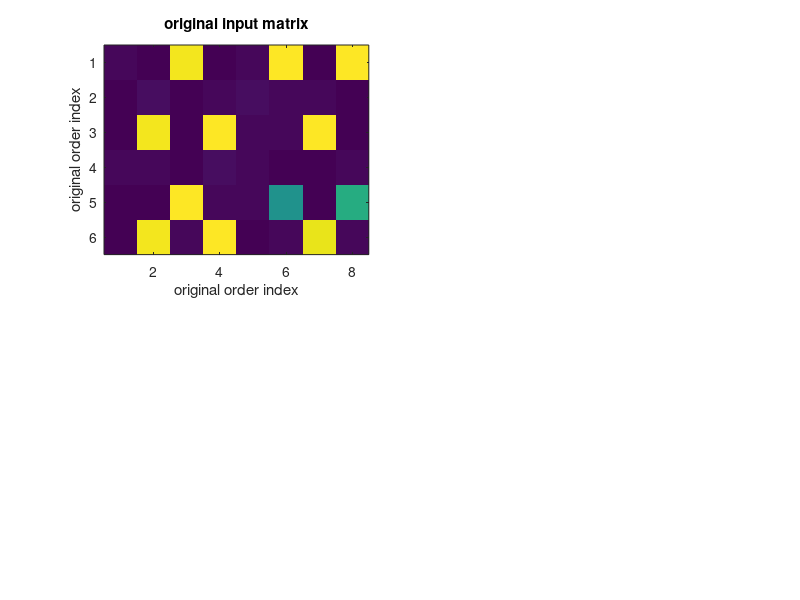
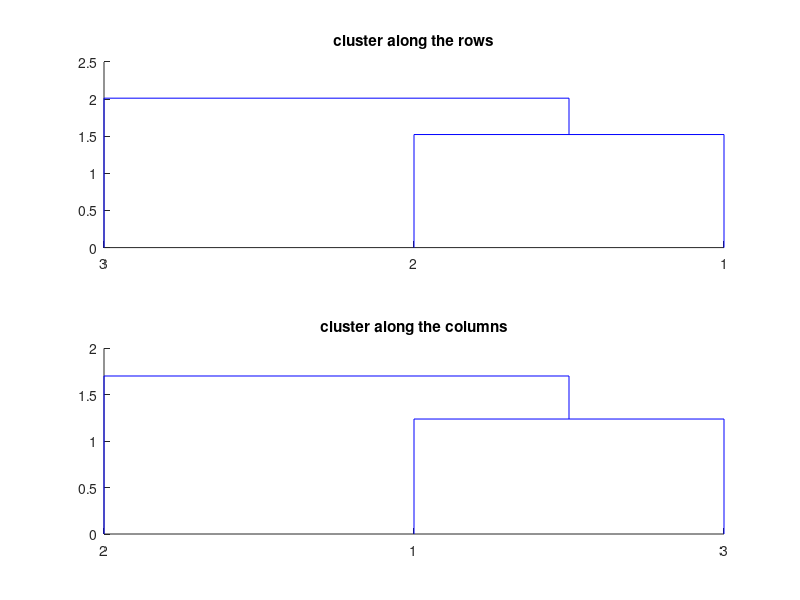

Write MATLAB code to recreate these figures, in order. (Note: this script raises an error after producing the figures.)
%% Biclustering
% The program shows how to make biclustering algorithm based on the
% hierarchical clustering algorithm. This can be done by first clustering
% along row, then column, or vice versa. However, this method does NOT
% provide the subspace of the data. So, it's awkward to call this simple
% method "subspace clustering". Nevertheless, the advantages of this simple
% method are 1) it's simple 2) hierarchical 3) the number of cluster can be
% determined exactly by the user.
%
% We show: 1) How to perform biclustering the data based on hierarchical
% clustering algorithm.
% 2) How to determine the number of cluster in both row and column direction.
% 3) How to get the permutation vector, and display the end results.
%
% Last updated: Thu, Nov 23, 2012
% =======================================
% Kittipat "Bot" Kampa
% kittipat@gmail.com
% Integrated Brain Imaging Center (IBIC)
% University of Washington
% =======================================

clear; close all; clc;
%% Load the data

% % -- Data 1 -- 
% x = zeros(150,10);
% % x_row = 1:15,16-18,19-80,81-105,106-125,126-150
% % x_col = 1:4,5-6,7-14,15-20
% x(1:15,7:10) = 1;
% x(1:15,11:14) = 0.6;
% x(16:18,5:6) = 0.6;
% x(19:80,1:4) = 0.4;
% x(81:105,7:14) = 0.8;
% x(106:125,15:20) = 1;
% x(126:150,1:4) = 0.5;

% -- data2 ---
x = [0 0 1 0 0 1 0 1;
     0 0 0 0 0 0 0 0;
     0 1 0 1 0 0 1 0;
     0 0 0 0 0 0 0 0;
     0 0 1 0 0 0.5 0 0.6;
     0 1 0 1 0 0 1 0];

A = x+0.01*randn(size(x)); 

figure(1); 
set(gcf, 'Position', get(0,'Screensize')); % Maximize figure.
subplot(2,2,1); imagesc(A); title('original input matrix');
xlabel('original order index'); ylabel('original order index');

%%
[numRow,numCol] = size(A);
row_name = 1:numRow; row_name = num2cell(row_name);
col_name = 1:numCol; col_name = num2cell(col_name);

%% Hierarchical clustering along the column
method = 'average';
metric = 'euclidean';
% agglomerative clustering along row
tree_row = linkage(A,method,metric);
% agglomerative clustering along column
tree_col = linkage(A',method,metric);

%% Now, let's group the rows and columns
% clustering row
k_row = 3; % number of the clusters on row
figure(2); 
subplot(2,1,1);
[~,T_row,perm_row] = dendrogram(tree_row,k_row);
title('cluster along the rows');

% clustering column
k_col = 3; % number of the clusters along the column
subplot(2,1,2);
[~,T_col,perm_col] = dendrogram(tree_col,k_col);
title('cluster along the columns');


% Get the permutation vector
[y_idx, y_label] = findPermutationIndex(1:numRow, T_row, perm_row );
[x_idx, x_label] = findPermutationIndex(1:numCol, T_col, perm_col );

%% Plot the result
figure(1);
% Plot the end-result cluster label for each row and column
subplot(2,2,2); imagesc(A);
set(gca,'YTick',1:numRow); set(gca,'YTickLabel',T_row); 
set(gca,'XTick',1:numCol); set(gca,'XTickLabel',T_col);
title('original input matrix');
xlabel('cluster index with original order');
ylabel('cluster index with original order');

% Rearrange the cluster according to the dendrogram
A_x = A(:,x_idx);
A_xy = A_x(y_idx,:);
subplot(2,2,3); imagesc(A_xy);
set(gca,'YTick',1:numRow); set(gca,'YTickLabel',row_name(y_idx)); 
set(gca,'XTick',1:numCol); set(gca,'XTickLabel',col_name(x_idx));
title('cluster rearranged by the denrogram');
xlabel('original index'); ylabel('original index');

subplot(2,2,4); imagesc(A_xy);
set(gca,'YTick',1:numRow); set(gca,'YTickLabel',T_row(y_idx)); 
set(gca,'XTick',1:numCol); set(gca,'XTickLabel',T_col(x_idx));
title('cluster rearranged by the denrogram');
xlabel('cluster index'); ylabel('cluster index');

% save the figure to jpg
f1 = figure(1);
print(f1,'-djpeg',['hier_bicluster_row',num2str(k_row),'_col',num2str(k_col),'.jpg']);

f2 = figure(2);
print(f2,'-djpeg',['dendrogram_hier_bicluster_row',num2str(k_row),'_col',num2str(k_col),'.jpg']);
